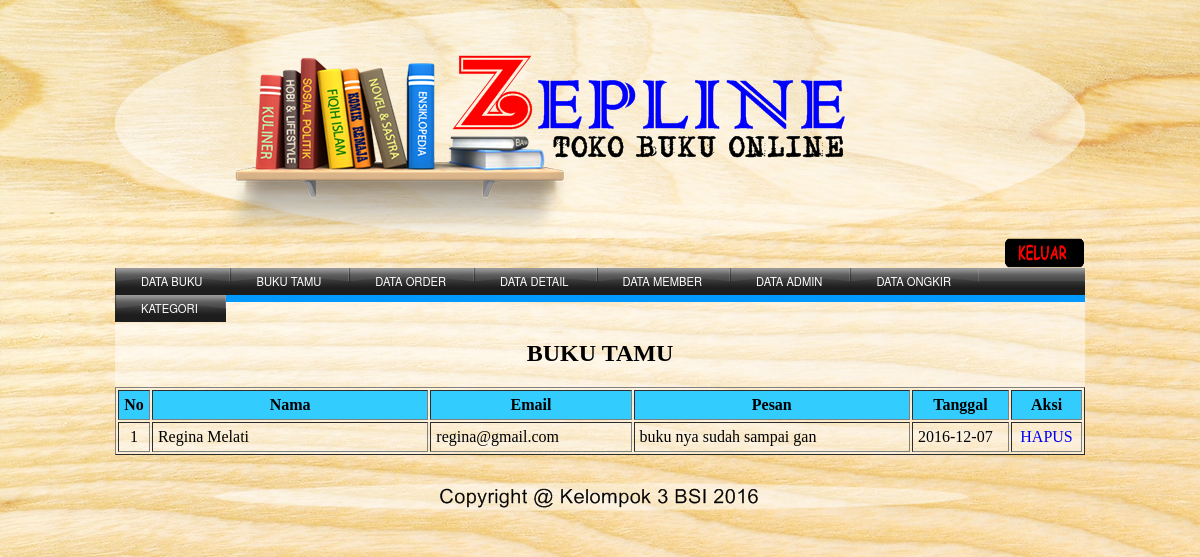
The page /admin/admin.php?page=pesan on the database its author committed.
### tables this page shows
CREATE TABLE IF NOT EXISTS `bukutamu` (
`ID_buku` int(5) NOT NULL,
  `nama` varchar(30) NOT NULL,
  `email` varchar(30) NOT NULL,
  `komentar` text NOT NULL,
  `tanggal` date NOT NULL
);

### admin/module/pesan/pesan.php (the view, shortened to what this page needs)
<br>
<h2><center><strong>BUKU TAMU</strong></center></h2>
<table border="1" align="center" cellpadding="5">
<tr bgcolor="#33CCFF">
<td width="20"><div align="center"><strong>No</strong></div></td>
<td width="300"><div align="center"><strong>Nama</strong></div></td>
<td width="200"><div align="center"><strong>Email</strong></div></td>
<td width="300"><div align="center"><strong>Pesan</strong></div></td>
<td width="90"><div align="center"><strong>Tanggal</strong></div></td>
<td width="60"><div align="center"><strong>Aksi</strong></div></td>
</tr>
<?php
$no=1;
$tampil=mysql_query("select*from bukutamu");
while($r=mysql_fetch_array($tampil))
{
?>
<tr>
<td><center><?php echo $no++?></center></td>
<td><?php echo $r[1]?></td>
<td><?php echo $r[2]?></td>
<td><?php echo $r[3]?></td>
<td><?php echo $r[4]?></td>
<td bordercolor="#33FFFF"><center>
<a href="?page=hapuspesan&id=<?=$r['0'];?>">HAPUS</a></center></td>
</tr>
<?php }?>
</table>

### admin/ADMIN.css (style rules this page uses)
body { background: url(../gambar/1.jpg); }

### admin/menuu.php (style rules this page uses)
a { text-decoration:none; }

### rows shown on the page
bukutamu: nama "Regina Melati", email "regina@gmail.com", komentar "buku nya sudah sampai gan", tanggal "2016-12-07"
